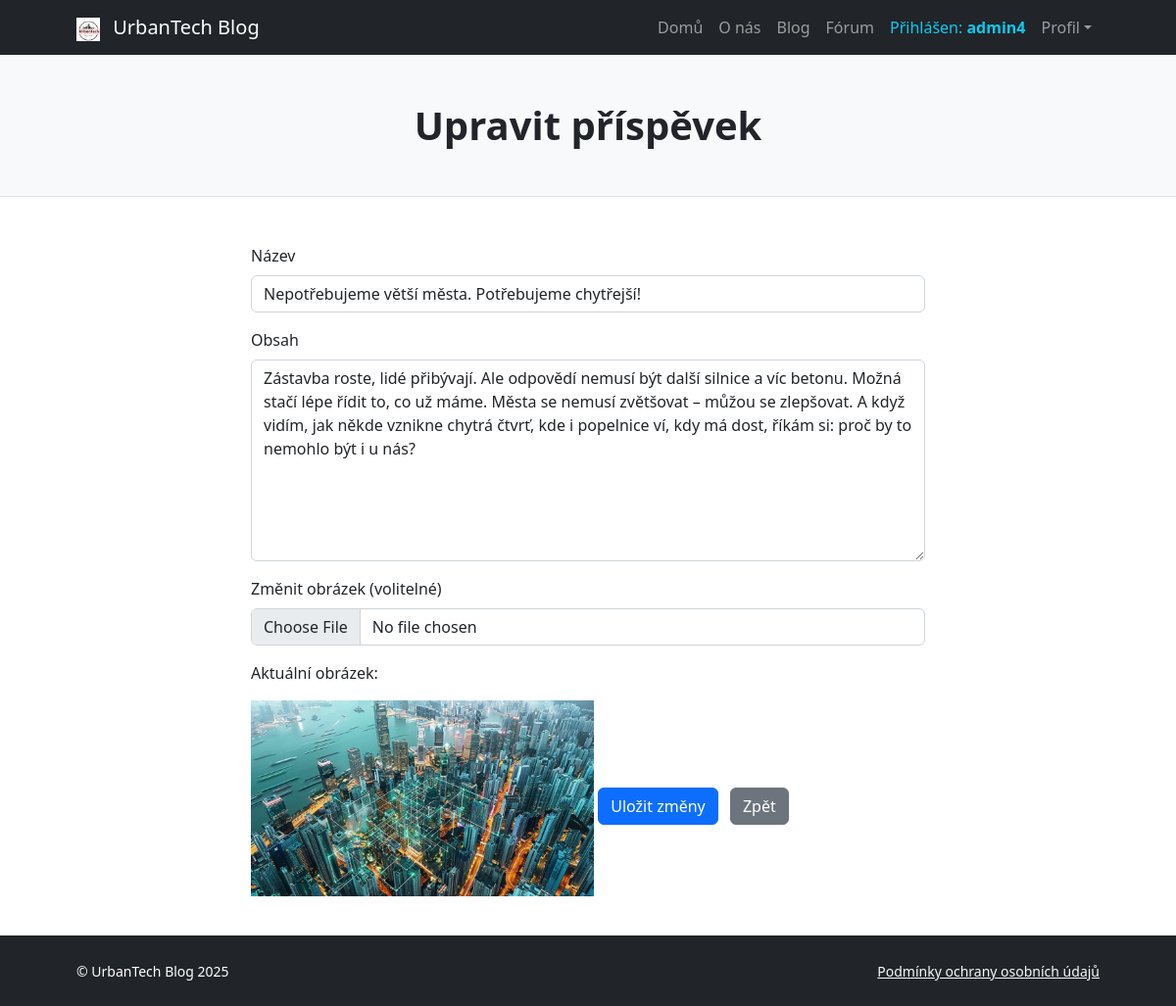
Screenshot of /Views/post/edit_user_post.php?id=23 (signed in) with the database file from the repository.
### tables this page shows
CREATE TABLE `user_posts` (
  `id` int(11) NOT NULL,
  `user_id` int(11) NOT NULL,
  `title` varchar(255) NOT NULL,
  `content` text NOT NULL,
  `image_path` varchar(255) DEFAULT NULL,
  `created_at` datetime DEFAULT current_timestamp()
);

### Views/post/edit_user_post.php (the view, shortened to what this page needs)
<?php
$postId = (int)$_GET['id'];
$pdo = (new Database())->getConnection();
$stmt = $pdo->prepare("SELECT * FROM user_posts WHERE id = ?");
$stmt->execute([$postId]);
$post = $stmt->fetch(PDO::FETCH_ASSOC);
?>
<!DOCTYPE html>
<html lang="cs">
<head>
    <link href="https://cdn.jsdelivr.net/npm/bootstrap@5.3.0/dist/css/bootstrap.min.css" rel="stylesheet">
    <link href="../../css/styles.css" rel="stylesheet">
</head>
<body class="d-flex flex-column">
    <main class="flex-shrink-0">
        <?php include 'navbar.php'; ?>
        <header class="py-4 bg-light border-bottom mb-4">
            <div class="container px-5">
                <div class="text-center my-4">
                    <h1 class="fw-bolder">Upravit příspěvek</h1>
                </div>
            </div>
        </header>
        <section class="py-4">
            <div class="container px-5">
                <div class="row justify-content-center">
                    <div class="col-lg-8">
                        <form action="../../Controllers/update_user_post.php" method="post" enctype="multipart/form-data">
                            <div class="mb-3">
                                <label for="title" class="form-label">Název</label>
                                <input type="text" class="form-control" name="title" id="title" value="<?= htmlspecialchars($post['title']) ?>" required>
                            </div>
                            <div class="mb-3">
                                <label for="content" class="form-label">Obsah</label>
                                <textarea class="form-control" name="content" id="content" rows="8" required><?= htmlspecialchars($post['content']) ?></textarea>
                            </div>
                            <div class="mb-3">
                                <label for="image" class="form-label">Změnit obrázek (volitelné)</label>
                                <input type="file" class="form-control" name="image" id="image">
                            </div>
                            <?php if ($post['image_path']): ?>
                                <p>Aktuální obrázek:</p>
                                <img src="../../uploads/<?= htmlspecialchars($post['image_path']) ?>" class="img-fluid mb-3" style="max-height: 200px;">
                            <?php endif; ?>
                            <button type="submit" class="btn btn-primary">Uložit změny</button>
                            <a href="user_post_detail.php?id=<?= $post['id'] ?>" class="btn btn-secondary ms-2">Zpět</a>
                        </form>
                    </div>
                </div>
            </div>
        </section>
    </main>
    <?php include 'footer.php'; ?>
</body>
</html>

### rows the page displays
user_posts: title "Nepotřebujeme větší města. Potřebujeme chytřejší!", content "Zástavba roste, lidé přibývají. Ale odpovědí nemusí být další silnice a víc betonu. Možná stačí lépe řídit to, co už máme. Města se nemusí zvětšovat – můžou se zlepšovat. A když vidím, jak někde vznikne chytrá čtvrť, kde i popelnice ví, kdy má dost, říkám si: proč by to nemohlo být i u nás?", image_path (picture)

### other values shown
$_SESSION['username'] "admin4"
